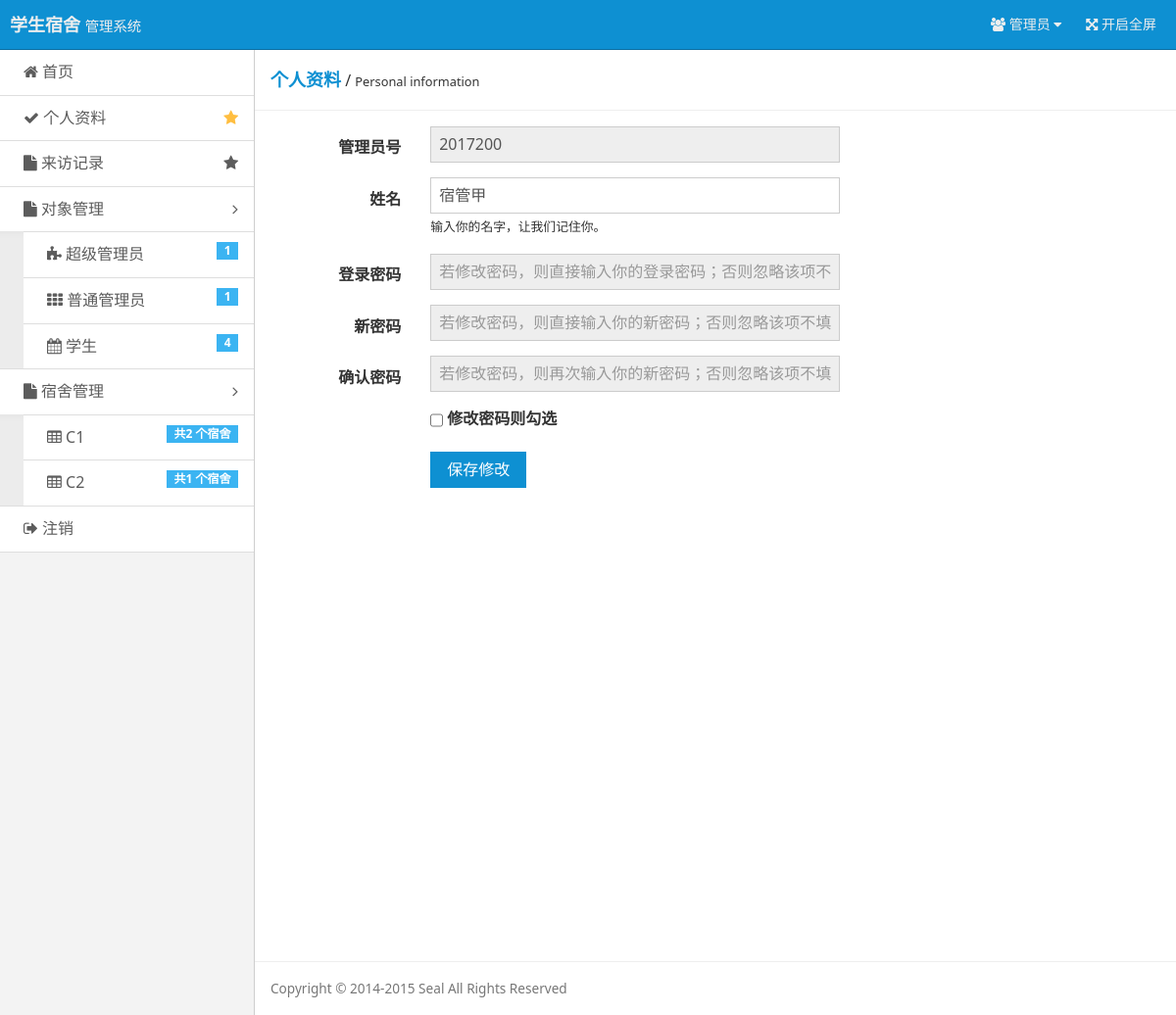
The app's page /?r=user-admin-super&uno=2017200 (signed in) with its own data.
### tables this page shows
CREATE TABLE `build`  (
  `Build_Name` varchar(16) NOT NULL COMMENT '宿舍名',
  `Build_Id` varchar(16) NOT NULL COMMENT '宿舍楼',
  `Build_Price` varchar(16) NOT NULL COMMENT '宿舍单价',
  PRIMARY KEY (`Build_Name`) USING BTREE
);

CREATE TABLE `user`  (
  `user_Num` varchar(16) NOT NULL COMMENT '用户编号',
  `Id` varchar(16) NOT NULL COMMENT '用户编号，如果是学生请输入学号',
  `UserName` varchar(16) NOT NULL COMMENT '姓名',
  `Password` varchar(16) NOT NULL COMMENT '登陆密码',
  `Power` varchar(16) NOT NULL COMMENT '用户权限',
  PRIMARY KEY (`Id`) USING BTREE
);

### index.php (called while the page is built, shortened)
<?php
$action = $_GET['r'] == '' ? 'login' : $_GET['r'];
include('pages/' . $action . '.php');

### include/checklogin.php (called while the page is built, shortened)
<?php
$user = $_COOKIE ['user'];
$user_power = $_COOKIE ['user_power'];
if($user == ""){
    header("Location: ?r=login");
    exit();
}else{
    $query = "SELECT * FROM user WHERE Id = '$user'";
    $result = mysqli_query($conn, $query);
    $users = mysqli_fetch_array($result);
}
?>

### tools/siderbar.php (the view, shortened to what this page needs)
<?php
require 'connect/database.php';
require 'include/checklogin.php';
$super_admins_query=mysqli_query($conn,"SELECT * FROM `user` WHERE Power=1 ORDER BY user_Num DESC");
$super_admins_count=mysqli_num_rows($super_admins_query);
$normal_admin_query=mysqli_query($conn,"SELECT * FROM `user` WHERE Power=2 ORDER BY user_Num DESC");
$normal_admins_count=mysqli_num_rows($normal_admin_query);
$student_query=mysqli_query($conn,"SELECT * FROM `user` WHERE Power=3 ORDER BY user_Num DESC");
$students_count=mysqli_num_rows($student_query);
$dormitory_builds_query=mysqli_query($conn,"SELECT * FROM build ORDER BY Build_Id ");
?>
<div class="admin-sidebar am-offcanvas" id="admin-offcanvas">
    <div class="am-offcanvas-bar admin-offcanvas-bar">
        <ul class="am-list admin-sidebar-list">
            <?php
            switch ($user_power) {
                case 1 :
                    $judge_href = "?r=superadmin";
                    break;
            }
            ?>
            <li><a href="<?php echo $judge_href ?>"><span class="am-icon-home"></span> 首页</a></li>
            <?php
            switch ($user_power) {
                case 1 :
                    $data_href = "?r=user-admin-super&uno={$users['Id']}";
                    break;
            }
            ?>
            <li><a href="<?php echo $data_href ?>" class="am-cf"><span class="am-icon-check"></span> 个人资料<span class="am-icon-star am-fr am-margin-right admin-icon-yellow"></span></a></li>
            <li <?php if ($user_power == 3) echo 'style="display: none;"' ?>><a href="?r=show-visit" class="am-cf"><span class="am-icon-file"></span> 来访记录<span class="am-icon-star am-fr am-margin-right"></span></a></li>
            <li class="admin-parent" <?php if ($user_power == 3) echo 'style="display: none;"' ?>>
                <a class="am-cf" data-am-collapse="{target: '#collapse-nav'}"><span class="am-icon-file"></span> 对象管理 <span class="am-icon-angle-right am-fr am-margin-right"></span></a>
                <ul class="am-list am-collapse admin-sidebar-sub am-in" id="collapse-nav">
                    <li <?php if ($user_power == 2 || $user_power == 3) echo 'style="display: none;"' ?>><a href="?r=show-admin-super"><span class="am-icon-puzzle-piece"></span> 超级管理员 <span class="am-badge am-badge-secondary am-margin-right am-fr"><?php echo $super_admins_count?></span></a></li>
                    <li <?php if ($user_power == 2 || $user_power == 3) echo 'style="display: none;"' ?>><a href="?r=show-admin-normal"><span class="am-icon-th"></span> 普通管理员<span class="am-badge am-badge-secondary am-margin-right am-fr"><?php echo $normal_admins_count?></span></a></li>
                    <li ><a href="?r=show-stu"><span class="am-icon-calendar"></span> 学生 <span class="am-badge am-badge-secondary am-margin-right am-fr"><?php echo $students_count?></span></a></li>
                </ul>
            </li>
            <li class="admin-parent" <?php if ($user_power == 3) echo 'style="display: none;"' ?>>
                <a class="am-cf" data-am-collapse="{target: '#collapse-nav'}"><span class="am-icon-file"></span> 宿舍管理 <span class="am-icon-angle-right am-fr am-margin-right"></span></a>
                <ul class="am-list am-collapse admin-sidebar-sub am-in" id="collapse-nav">
                    <?php
                    while ($dormitory_builds = mysqli_fetch_array($dormitory_builds_query)) {
                        ?>
                        <li><a href="?r=show-dormitories&db_id=<?php echo $dormitory_builds['Build_Id'] ?>"><span
                                        class="am-icon-table"></span> <?php echo $dormitory_builds['Build_Name'] ?>
                                <span
                                        class="am-badge am-badge-secondary am-margin-right am-fr">共<?php echo mysqli_num_rows(mysqli_query($conn,"SELECT * FROM dormitory d,build b WHERE d.Build_Id = b.Build_Id AND b.Build_Name ='{$dormitory_builds['Build_Name']}' ")) ?>
                                    个宿舍</span></a>
                        </li>
                    <?php } ?>
                </ul>
            </li>
            <li><a href="?r=outlogin"><span class="am-icon-sign-out"></span> 注销</a></li>
        </ul>
    </div>
</div>

### pages/user-admin-super.php (shortened to what this page needs)
<?php
require 'connect/database.php';
require 'include/checklogin.php';
include 'tools/tool_database.php';
$Id = $_GET['uno'];
$permission_read = "true";
$permission_read = "readonly='$permission_read'";
$users_current_query = "SELECT * FROM user WHERE Id='$Id' ORDER BY Id DESC";
$users_current_result = mysqli_query($conn, $users_current_query) or die ('SQL语句有误：' . mysqli_error($conn));
$users_current = mysqli_fetch_array($users_current_result);
?>
<!doctype html>
<html class="no-js">
<head>
    <link rel="stylesheet" href="assets/css/amazeui.min.css"/>
    <link rel="stylesheet" href="assets/css/admin.css">
</head>
<body>
<header class="am-topbar am-topbar-inverse admin-header">
    <?php require 'tools/header.php'; ?>
</header>
<div class="am-cf admin-main">
    <?php require 'tools/siderbar.php'; ?>
    <div class="admin-content">
        <div class="admin-content-body">
            <div class="am-cf am-padding am-padding-bottom-0">
                <div class="am-fl am-cf"><strong class="am-text-primary am-text-lg">个人资料</strong> /
                    <small>Personal information</small>
                </div>
            </div>
            <hr/>
            <div class="am-g">
                <div class="am-u-sm-12 am-u-md-8 am-u-md-pull-4">
                    <form class="am-form am-form-horizontal" method="post" name="edit" action="?r=user-admin-super&uno=<?php echo $Id?>">
                        <div class="am-form-group">
                            <label for="admin-no-super" class="am-u-sm-3 am-form-label">管理员号</label>
                            <div class="am-u-sm-9">
                                <input type="text" id="admin-no-super" name="admin-no-super" placeholder="请输入你的管理员号"
                                       readonly="true"
                                       value="<?php echo $users_current['Id'] ?>">
                            </div>
                        </div>
                        <div class="am-form-group">
                            <label for="admin-name-super" class="am-u-sm-3 am-form-label">姓名</label>
                            <div class="am-u-sm-9">
                                <input type="text" id="admin-name-super" name="admin-name-super" placeholder="请输入你的姓名"
                                       value="<?php echo $users_current['UserName'] ?>" <?php if ($user_power != 1) echo 'readonly="true"' ?>>
                                <small>输入你的名字，让我们记住你。</small>
                            </div>
                        </div>
                        <div class="am-form-group" <?php if ($user_power != 1) echo 'style="display: none;"' ?>>
                            <label for="admin-password-super" class="am-u-sm-3 am-form-label">登录密码</label>
                            <div class="am-u-sm-9">
                                <input type="password" id="admin-password-super" name="admin-password-super"
                                    <?php echo $permission_read ?>
                                       placeholder="若修改密码，则直接输入你的登录密码；否则忽略该项不填">
                            </div>
                        </div>
                        <div class="am-form-group" <?php if ($user_power != 1) echo 'style="display: none;"' ?>>
                            <label for="admin-password-super-new" class="am-u-sm-3 am-form-label">新密码</label>
                            <div class="am-u-sm-9">
                                <input type="password" id="admin-password-super-new" name="admin-password-super-new"
                                    <?php echo $permission_read ?>
                                       placeholder="若修改密码，则直接输入你的新密码；否则忽略该项不填">
                            </div>
                        </div>
                        <div class="am-form-group" <?php if ($user_power != 1) echo 'style="display: none;"' ?>>
                            <label for="admin-password-super-repeat" class="am-u-sm-3 am-form-label">确认密码</label>
                            <div class="am-u-sm-9">
                                <input type="password" id="admin-password-super-repeat" <?php echo $permission_read ?>
                                       name="admin-password-super-repeat"
                                       placeholder="若修改密码，则再次输入你的新密码；否则忽略该项不填">
                            </div>
                        </div>
                        <div class="am-form-group" <?php if ($user_power != 1) echo 'style="display: none;"' ?>>
                            <div class="am-u-sm-9 am-u-sm-push-3">
                                <label for="admin-password-super-changing">
                                    <input id="admin-password-super-changing" type="checkbox" name="admin-password-super-changing"
                                           class="am-checkbox am-checkbox-inline" onclick="checkboxOnClick(this)" value="Yes" autocomplete="off">
                                    修改密码则勾选
                                </label>
                            </div>
                        </div>
                        <div class="am-form-group">
                            <div class="am-u-sm-9 am-u-sm-push-3">
                                <input type="submit" name="as_save" value="保存修改"
                                       class="am-btn am-btn-primary" <?php if ($user_power != 1) echo 'style="display: none;"' ?>>
                            </div>
                        </div>
                    </form>
                </div>
            </div>
        </div>
        <footer class="admin-content-footer">
            <?php require 'tools/footer.php'; ?>
        </footer>
    </div>
</div>
    <?php require 'tools/footer.php'; ?>
</body>
</html>

### assets/css/admin.css (style rules this page uses)
html, body { height: 100%; overflow: hidden; }
ul { margin-top: 0; }
.admin-icon-yellow { color: #ffbe40; }
.admin-header { position: fixed; top: 0; left: 0; right: 0; z-index: 1500; font-size: 1.4rem; margin-bottom: 0; }
.admin-main { position: relative; height: 100%; padding-top: 51px; background: #f3f3f3; }
.admin-sidebar { width: 260px; min-height: 100%; float: left; border-right: 1px solid #cecece; }
.admin-sidebar-list { margin-bottom: 0; }
.admin-sidebar-list li a { color: #5c5c5c; padding-left: 24px; }
.admin-sidebar-list li:first-child { border-top: none; }
.admin-sidebar-sub { margin-top: 0; margin-bottom: 0; box-shadow: 0 16px 8px -15px #e2e2e2 inset; background: #ececec; padding-left: 24px; }
.admin-sidebar-sub li:first-child { border-top: 1px solid #dedede; }
.admin-content { display: -webkit-box; display: -webkit-flex; display: -ms-flexbox; display: flex; -webkit-box-orient: vertical; -webkit-box-direction: normal; -webkit-flex-direction: column; -ms-flex-direction: column; flex-direction: column; background: #fff; }
.admin-content, .admin-sidebar { height: 100%; overflow-x: hidden; overflow-y: scroll; -webkit-overflow-scrolling: touch; }
.admin-content-body { -webkit-box-flex: 1; -webkit-flex: 1 0 auto; -ms-flex: 1 0 auto; flex: 1 0 auto; }
.admin-content-footer { font-size: 85%; color: #777; }
@media only screen and (min-width: 641px) { .admin-sidebar { display: block; position: static; background: none; } }
@media only screen and (min-width: 641px) { .admin-offcanvas-bar { position: static; width: auto; background: none; -webkit-transform: translate3d(0, 0, 0); -ms-transform: translate3d(0, 0, 0); transform: translate3d(0, 0, 0); overflow-y: visible; min-height: 100%; } }
@media only screen and (min-width: 641px) { .admin-offcanvas-bar:after { content: none; } }

### records on screen
build: Build_Name "C1", Build_Name "2"
build: Build_Name "C2", Build_Name "1"
user: admin-no-super "2017200", admin-name-super "宿管甲"

### other values on screen
$super_admins_count "1"
$normal_admins_count "1"
$students_count "4"
